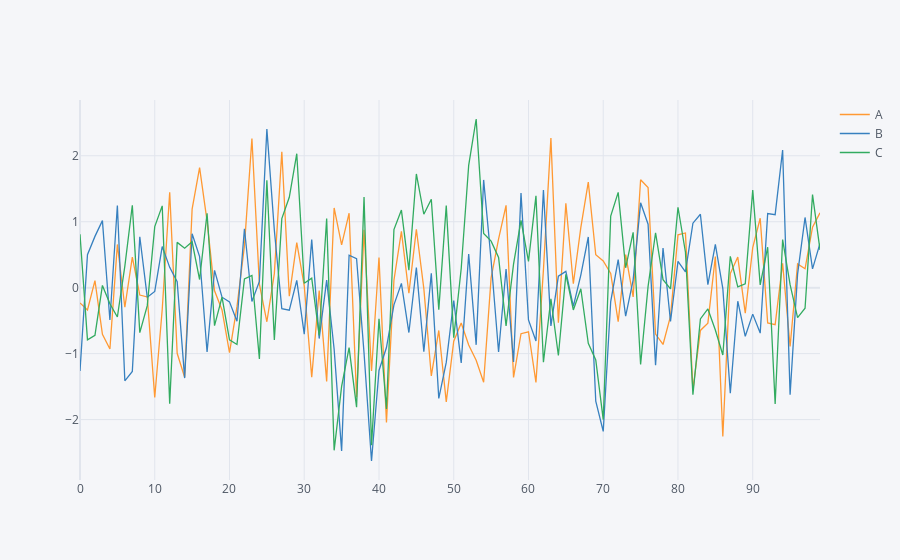

Notebook code cell kept with this figure:
### Code cell
df = pd.DataFrame(np.random.randn(100,3),columns=['A','B','C'])
df.iplot() #Graph Plot showing Fluctuation: y axis contains value in the column and x axis is the index
